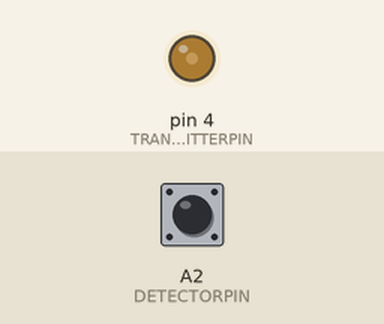
Bench run of a sketch on a simulated Arduino Uno, built with avr-gcc and run on an emulated ATmega328P. On the bench: output pins drawn as LEDs (lit = HIGH). Dashed ring = blinking. Inputs (shaded band) come from the test bench; at power-on: A2 (DETECTORPIN) HIGH. Pins used as bus, display or sensor lines are not drawn.

Above: at 0.1 s.
At 1.2 s:
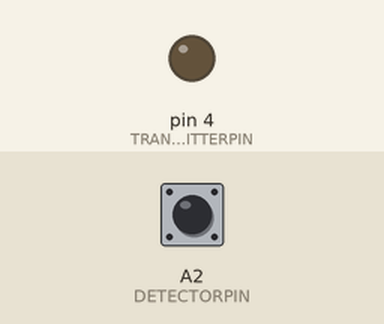
1.3 s: A2 (DETECTORPIN) pulsed LOW 5 times (0.12 s each, 0.3 s apart)
At 3.1 s:
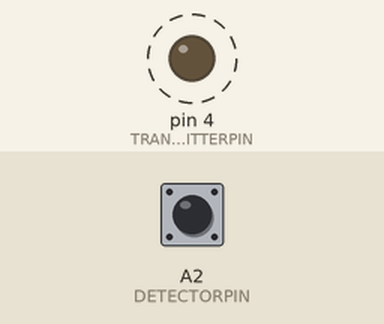
Timing chart, 0 to 4.6 s (numbered marks = the images above; inputs shaded):
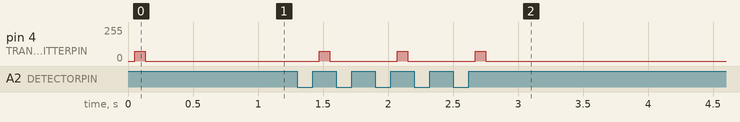

Measured:
- after the input at 1.3 s, pin 4 (TRANSMITTERPIN): alternates 74/255 for 0.08 s and 0/255 for 0.52 s, 6 changes in all, then stays 0/255, starting after 0.17 s

The sketch:

Arduino_Shocker.ino
```cpp
/*
 * Arduino Shocker
 *
 * Application that emulates the a dog shock collar remote
 * control on the Arduino.
 *
 * This is for use in a Flashing Light Prize 2018 entry and
 * not intended for use on poor defencelss and fluuffy animals.
 *
 * Alistair MacDonald 2018
 * http://alistairmacdonald.com
 *
 */


#define TRANSMITTERPIN   4      // Pin connected to the 433MH transmitter
#define TGNDPIN          2      // Pin used for ground on the transmitter
#define TVCCPIN          3      // Pin used for power to the transmitter
#define DETECTORPIN      A2     // Pin connected to the light detector
#define DGNDPIN          A1     // Pin used for ground on the detector
#define DVCCPIN          A0     // Pin used for power to the detector

#define DURATIONSHORT    340   // Short pulse length
#define DURATIONSYNCLONG 1130  // Lond sync pusle length


// Send a virtual low
void sendLow () {
  digitalWrite(TRANSMITTERPIN, HIGH);
  delayMicroseconds(DURATIONSHORT);
  digitalWrite(TRANSMITTERPIN, LOW);
  delayMicroseconds(DURATIONSHORT);
  delayMicroseconds(DURATIONSHORT);
  delayMicroseconds(DURATIONSHORT);
}

// Send a virtual high
void sendHigh () {
  digitalWrite(TRANSMITTERPIN, HIGH);
  delayMicroseconds(DURATIONSHORT);
  delayMicroseconds(DURATIONSHORT);
  delayMicroseconds(DURATIONSHORT);
  digitalWrite(TRANSMITTERPIN, LOW);
  delayMicroseconds(DURATIONSHORT);
}

// Send a sync pulse
void sendSync () {
  digitalWrite(TRANSMITTERPIN, LOW);
  delayMicroseconds(DURATIONSYNCLONG);
}

// Send the command
void sendPacket ( int inMode ) {
  // Let's get some contrast for the reciever
  sendLow();
  delay(10);
  // First Byte (I am guessing a framing header)
  sendHigh();
  sendLow();
  sendLow();
  sendLow();
  sendLow();
  sendLow();
  sendLow();
  sendHigh();
  // Second Byte (I am guessing a ID for the coller)
  sendLow();
  sendHigh();
  sendLow();
  sendHigh();
  sendLow();
  sendLow();
  sendHigh();
  sendLow();
  // Third Byte (The function requested)
  sendLow();
  sendLow();
  sendLow();
  sendLow();
  if (inMode==4) { sendHigh(); } else { sendLow(); } // Electric Shock
  if (inMode==3) { sendHigh(); } else { sendLow(); } // Vibrate
  if (inMode==2) { sendHigh(); } else { sendLow(); } // Sounder
  if (inMode==1) { sendHigh(); } else { sendLow(); } // Flash Light
  // End of command sync
  sendSync();
}

// Send the sommand multiple times
void sendPackets( int inMode, int inCount ) {
  int i;
  for ( i=0; i < inCount; i++) {
    sendPacket(inMode);
  }
}

// Setup the hardware
void setup() {
  // Configure the pin for output
  pinMode(TRANSMITTERPIN, OUTPUT);
  digitalWrite(TRANSMITTERPIN, LOW);
  // Configure the pin for input
  pinMode(DETECTORPIN, INPUT);
  // Set the pins used for power
  pinMode(DGNDPIN, OUTPUT);
  digitalWrite(DGNDPIN, LOW);
  pinMode(TGNDPIN, OUTPUT);
  digitalWrite(TGNDPIN, LOW);
  pinMode(DVCCPIN, OUTPUT);
  digitalWrite(DVCCPIN, HIGH);
  pinMode(TVCCPIN, OUTPUT);
  digitalWrite(TVCCPIN, HIGH);
}

// The main application
void loop() {

  // Wait for the light to turn off (start of second)
  while (digitalRead(DETECTORPIN)==LOW); // Low is on

  // Send the command
  sendPackets( 4, 2 ); // Trial and error shows two iterations results in output for 500ms.

  // Ignore the rest of the frame data
  delay(300);

  // Wait for the light to turn on
  while (digitalRead(DETECTORPIN)==HIGH); // High is off

  // Debounce
  delay(40);

}
```
